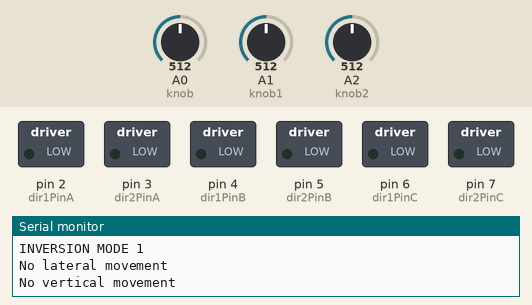
This sketch was run on a simulated Arduino Uno, built with avr-gcc and run on an emulated ATmega328P. On the bench: switched loads named in the sketch (green lamp = pin HIGH), the last lines printed to the serial monitor. Inputs (shaded band) come from the test bench; at power-on: A0 (knob) = 512, A1 (knob1) = 512, A2 (knob2) = 512. Pins used as bus, display or sensor lines are not drawn.

Above: at 2.7 s.
2.8 s: A0 (knob) set to 791
4.3 s: A0 (knob) set to 813
At 4.8 s:
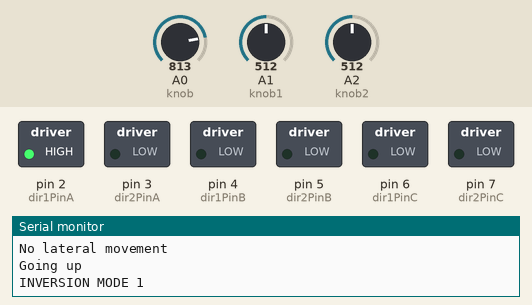
5.9 s: A1 (knob1) set to 793
7.4 s: A1 (knob1) set to 815
At 8.6 s:
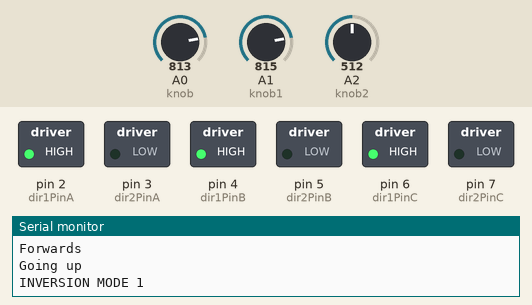
8.9 s: A0 (knob) set to 716
At 9.2 s:
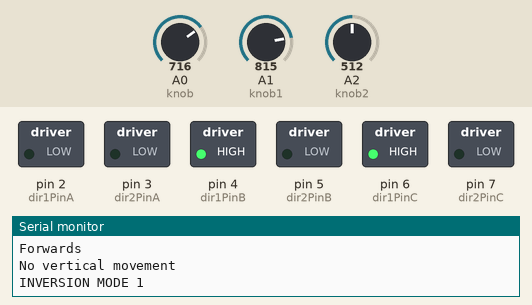
10.4 s: A1 (knob1) set to 40
At 11.8 s:
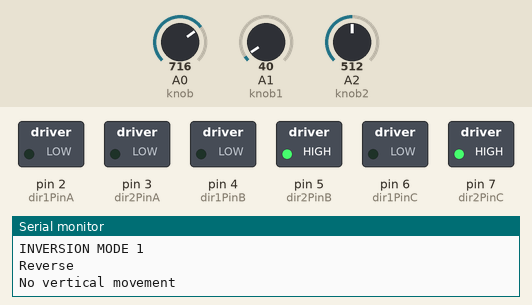
Timing chart, 0 to 12.9 s (numbered marks = the images above; inputs shaded):
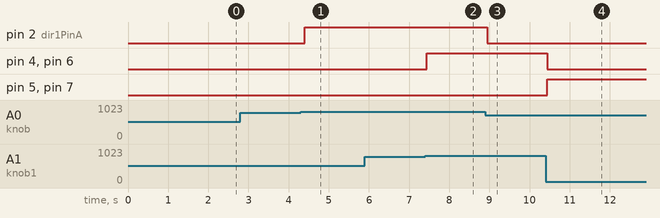

Measured:
- the behaviour switches between 801 and 802 on A0 (knob) (found by bisection; images 0 and 1)
- the behaviour switches between 801 and 802 on A1 (knob1) (found by bisection; images 1 and 2)
- after the input at 4.3 s, pin 2 (dir1PinA): LOW → HIGH after 0.10 s
- after the input at 7.4 s, pin 4 (dir1PinB), pin 6 (dir1PinC): LOW → HIGH at once
- after the input at 8.9 s, pin 2 (dir1PinA): HIGH → LOW after 0.05 s
- after the input at 10.4 s, pin 4 (dir1PinB), pin 6 (dir1PinC): HIGH → LOW after 0.05 s; pin 5 (dir2PinB), pin 7 (dir2PinC): LOW → HIGH after 0.05 s

The sketch:

motor_controller.ino
```cpp
/**
 * @author tedfoodlin
 *
 * ROV motor controller v2.2
 */

// Declare L298N Dual H-Bridge Motor Controller directly since there is not a library to load.
// Motors
int dir1PinA = 2; // vertical motors
int dir2PinA = 3; // vertical motors
int dir1PinB = 4; // right motor
int dir2PinB = 5; // right motor
int dir1PinC = 6; // left motor
int dir2PinC = 7; // left motor

// Speed pins
int speedPinA = 9; // Needs to be a PWM pin to be able to control motor speed

const int brochePWM = 3; // Pwn pin
const int in1 =  4; // Pin to activate bridge
const int in2 =  5;
const int knob = 0; // Pin for Speed
const int knob1 = 1; // Pin for Speed
const int knob2 = 2; // Pin for Speed

// Speed setpoints
int speed0 = 170;
int speed1 = 170;
int speed2 = 170;

// Inversion (set to default at beginning)
char inversion = '1';
bool inverted = false;

void setup() {
  // initialize serial communication
  Serial.begin(9600);

// Define L298N Dual H-Bridge Motor Controller Pins

  pinMode(dir1PinA,OUTPUT);
  pinMode(dir2PinA,OUTPUT);
  pinMode(dir1PinB,OUTPUT);
  pinMode(dir2PinB,OUTPUT);
  pinMode(dir1PinC,OUTPUT);
  pinMode(dir2PinC,OUTPUT);
  pinMode(speedPinA,OUTPUT);

  // Output pin configuration 3
  pinMode (brochePWM, OUTPUT);
  pinMode (in1, OUTPUT);
  pinMode (in2, OUTPUT);;

  // Inhibits the motor
  analogWrite (brochePWM, 0);
  digitalWrite (in1, LOW);
  digitalWrite (in2, LOW);

  delay(1500);
  Serial.println(" ");
  Serial.println("Motors enabled");
  Serial.println(" ");

  // ask for inversion
  Serial.println("Enter 1 or 2 to invert right and left turning.");
}

/**
 * note: all turning is with regards to the center of the robot
 * the joystick controls the robot based on the camera view
 * this is because the driver can't see the actual robot in water, they have to rely on the camera vision
 */
void loop()
{
  // Joystick power
  speed0 = analogRead(knob)/2; //vertical y-axis
  speed1 = analogRead(knob1)/2; //left and right y-axis
  speed2 = analogRead(knob2)/2; //left and right x-axis

  // check for inversion
  if (Serial.available()){
    inversion = Serial.read();
    if (inversion == '2'){
      Serial.println("INVERSION MODE 2");
      inverted = true;
    } else {
      Serial.println("INVERSION MODE 1");
      inverted = false;
    }
  } else {
    Serial.println("INVERSION MODE 1");
    inverted = false;
  }

/**
 * right and left motors
 */
  // if y-axis power is negative
  if (speed1 < 50)
  {
    allReverse();
  }
  // if y-axis power is positive
  else if (speed1 > 400)
  {
    allForwards();
  }
  // if y-axis power is at resting state (for the sake of brevity we're calling it zero from now on)
  else
  {
    // if x-axis power is negative (left direction)
    if (speed2 < 50){
      if (inverted == false){
        turnLeft();
        Serial.println("Turning left");
      } else if (inverted == true) {
        turnRight();
        Serial.println("Turning left");
      }
    }
    // if x-axis power is positive (right direction)
    else if (speed2 > 400){
      if (inverted == false){
        turnRight();
        Serial.println("Turning right");
      } else if (inverted == true) {
        turnLeft();
        Serial.println("Turning right");
      }
    }
    // if x-axis power is zero
    else {
      allZero();
    }
  }

/**
 * vertical motors
 */
  // if y-axis power is negative
  if (speed0 < 50)
  {
    goDown();
  }
  // if y-axis power is positive
  else if (speed0 > 400)
  {
    goUp();
  }
  // if y-axis power is zero
  else
  {
    verticalZero();
  }
}

// vertical motor functions and motion
void goUp(){
  analogWrite(speedPinA, 255);
  digitalWrite(dir1PinA, HIGH);
  digitalWrite(dir2PinA, LOW);
  Serial.println("Going up");
}
void goDown(){
  analogWrite(speedPinA, 255);
  digitalWrite(dir1PinA, LOW);
  digitalWrite(dir2PinA, HIGH);
  Serial.println("Going down");
}
void verticalZero(){
  analogWrite(speedPinA, 0);
  digitalWrite(dir1PinA, LOW);
  digitalWrite(dir2PinA, LOW);
  Serial.println("No vertical movement");
}

// lateral motor functions
void rightReverse(){
  analogWrite(speedPinA, 255);
  digitalWrite(dir1PinB, HIGH);
  digitalWrite(dir2PinB, LOW);
}
void rightForwards(){
  analogWrite(speedPinA, 255);
  digitalWrite(dir1PinB, LOW);
  digitalWrite(dir2PinB, HIGH);
}
void rightZero(){
  analogWrite(speedPinA, 255);
  digitalWrite(dir1PinB, LOW);
  digitalWrite(dir2PinB, LOW);
}
void leftReverse(){
  analogWrite(speedPinA, 255);
  digitalWrite(dir1PinC, HIGH);
  digitalWrite(dir2PinC, LOW);
}
void leftForwards(){
  analogWrite(speedPinA, 255);
  digitalWrite(dir1PinC, LOW);
  digitalWrite(dir2PinC, HIGH);
}
void leftZero(){
  analogWrite(speedPinA, 0);
  digitalWrite(dir1PinC, LOW);
  digitalWrite(dir2PinC, LOW);
}

// lateral motion functions
void allForwards(){
    rightReverse();
  leftReverse();
  Serial.println("Forwards");
}
void allReverse(){
  rightForwards();
  leftForwards();
  Serial.println("Reverse");
}
void allZero(){
  rightZero();
  leftZero();
  Serial.println("No lateral movement");
}
void turnLeft(){
  rightForwards();
  leftReverse();
}
void turnRight(){
  leftForwards();
  rightReverse();
}
```
